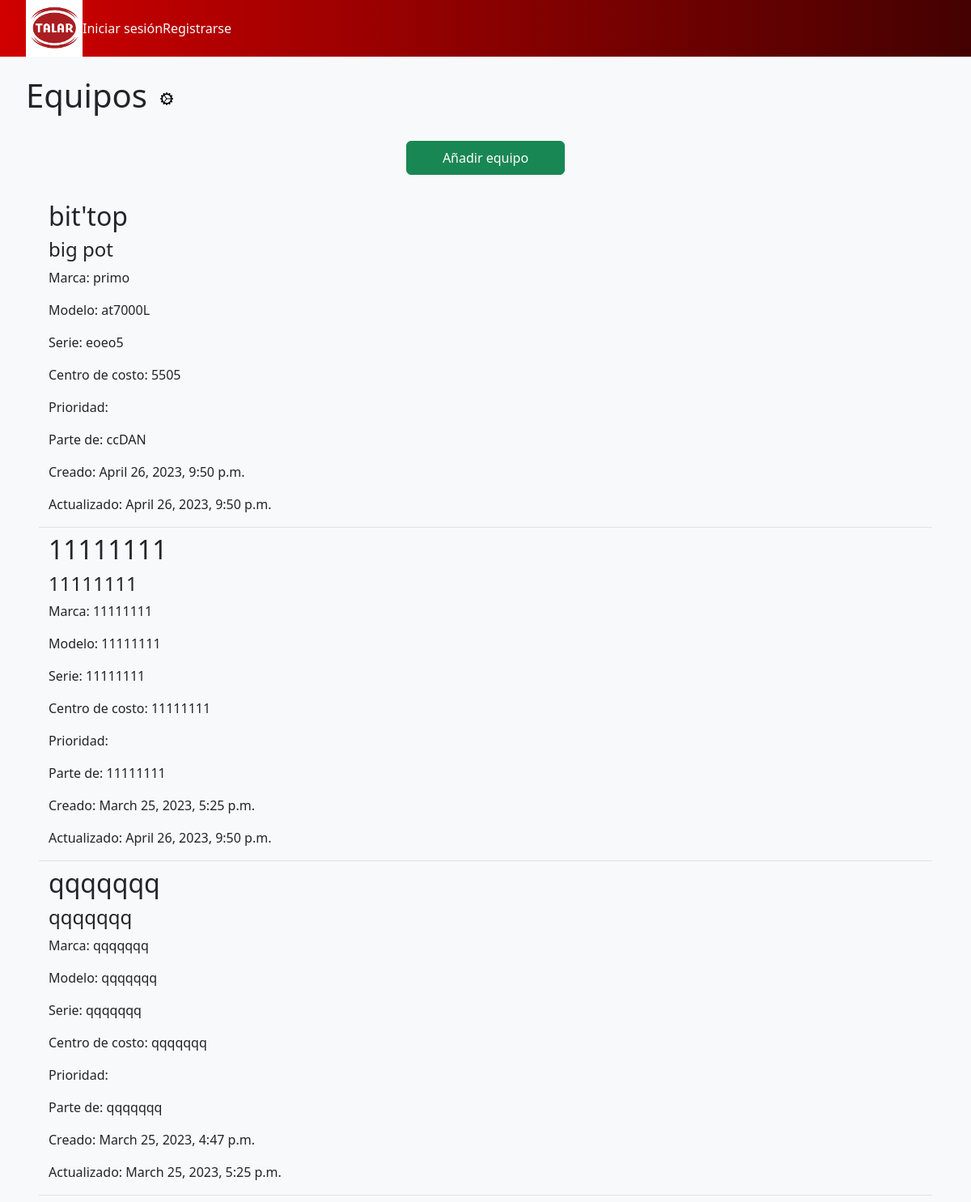
Screenshot of /equipos/ with the database file from the repository.
### base/models.py (models this page shows, shortened)
class Equipo(models.Model):
    updated = models.DateTimeField(auto_now=True)
    created = models.DateTimeField(auto_now_add=True)
    nombre = models.CharField(max_length=200)
    marca = models.CharField(max_length=200)
    modelo = models.CharField(max_length=200)
    serie = models.CharField(max_length=200)
    codigo = models.CharField(max_length=200)
    centroCosto = models.CharField(max_length=200)
    prioridad = models.CharField(max_length=200)
    parteDe = models.CharField(max_length=200)

### base/views.py (the view)
# urls.py: path('equipos/', views.equipos),
def equipos(request):
    lista_equipos = Equipo.objects.order_by('-created')
    return render(request, "equipos.html", {"equipos": lista_equipos})

### templates/equipos.html (shortened to what this page needs)
{% extends 'layouts/main.html' %} {%block content%}
<div class="">
    <div class="mx-4 pt-4 d-flex">
        <h1 class="mx-2">Equipos</h1>
        <img class="mx-2" src="../static/images/equipo-logo.svg" alt="incidente-logo">
    </div>
    <div class="container-fluid pt-4 d-flex justify-content-center">
        <a class="btn btn-success mx-5 mb-4 py-2 col-2" href="../equipo"> Añadir equipo </a>
    </div>
    {% for e in equipos %}
    <div class="mx-5 my-2 border-bottom row d-flex">
        <div>
            <h2>{{e.codigo}}</h2>
            <h4>{{e.nombre}}</h4>
            <p>Marca: {{e.marca}}</p>
            <p>Modelo: {{e.modelo}}</p>
            <p>Serie: {{e.serie}}</p>
            <p>Centro de costo: {{e.centroCosto}}</p>
            <p>Prioridad: {{e.propridad}}</p>
            <p>Parte de: {{e.parteDe}}</p>
            <p>Creado: {{e.created}}</p>
            <p>Actualizado: {{e.updated}}</p>
        </div>
    </div>
    {% endfor %} {%endblock%}

### static/styles/main.css (style rules this page uses)
* { font-family: "Segoe UI", Tahoma, Geneva, Verdana, sans-serif; }
a { text-decoration: none; }

### rows the page displays
Equipo: codigo "bit'top", nombre "big pot", marca "primo", modelo "at7000L", serie "eoeo5", centroCosto "5505", parteDe "ccDAN", created "April 26, 2023, 9:50 p.m.", updated "April 26, 2023, 9:50 p.m."
Equipo: codigo "11111111", nombre "11111111", marca "11111111", modelo "11111111", serie "11111111", centroCosto "11111111", parteDe "11111111", created "March 25, 2023, 5:25 p.m.", updated "April 26, 2023, 9:50 p.m."
Equipo: codigo "qqqqqqq", nombre "qqqqqqq", marca "qqqqqqq", modelo "qqqqqqq", serie "qqqqqqq", centroCosto "qqqqqqq", parteDe "qqqqqqq", created "March 25, 2023, 4:47 p.m.", updated "March 25, 2023, 5:25 p.m."
